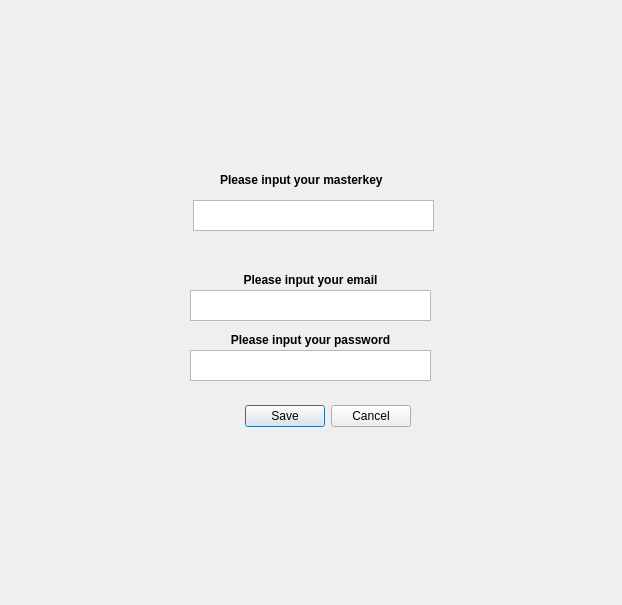
<?xml version="1.0" encoding="UTF-8"?>
<ui version="4.0">
 <class>Dialog</class>
 <widget class="QDialog" name="Dialog">
  <property name="geometry">
   <rect>
    <x>0</x>
    <y>0</y>
    <width>622</width>
    <height>605</height>
   </rect>
  </property>
  <property name="windowTitle">
   <string>Dialog</string>
  </property>
  <widget class="QDialogButtonBox" name="buttonBox">
   <property name="geometry">
    <rect>
     <x>220</x>
     <y>400</y>
     <width>191</width>
     <height>32</height>
    </rect>
   </property>
   <property name="orientation">
    <enum>Qt::Horizontal</enum>
   </property>
   <property name="standardButtons">
    <set>QDialogButtonBox::Cancel|QDialogButtonBox::Save</set>
   </property>
  </widget>
  <widget class="QLabel" name="label_2">
   <property name="geometry">
    <rect>
     <x>210</x>
     <y>270</y>
     <width>201</width>
     <height>20</height>
    </rect>
   </property>
   <property name="font">
    <font>
     <weight>75</weight>
     <bold>true</bold>
    </font>
   </property>
   <property name="text">
    <string>Please input your email</string>
   </property>
   <property name="alignment">
    <set>Qt::AlignCenter</set>
   </property>
  </widget>
  <widget class="QLabel" name="label_3">
   <property name="geometry">
    <rect>
     <x>210</x>
     <y>330</y>
     <width>201</width>
     <height>20</height>
    </rect>
   </property>
   <property name="font">
    <font>
     <weight>75</weight>
     <bold>true</bold>
    </font>
   </property>
   <property name="text">
    <string>Please input your password</string>
   </property>
   <property name="alignment">
    <set>Qt::AlignCenter</set>
   </property>
  </widget>
  <widget class="QTextEdit" name="textEdit_2">
   <property name="geometry">
    <rect>
     <x>190</x>
     <y>290</y>
     <width>241</width>
     <height>31</height>
    </rect>
   </property>
   <property name="inputMethodHints">
    <set>Qt::ImhNone</set>
   </property>
  </widget>
  <widget class="QTextEdit" name="textEdit">
   <property name="geometry">
    <rect>
     <x>193</x>
     <y>200</y>
     <width>241</width>
     <height>31</height>
    </rect>
   </property>
   <property name="inputMethodHints">
    <set>Qt::ImhNone</set>
   </property>
  </widget>
  <widget class="QLabel" name="label">
   <property name="geometry">
    <rect>
     <x>220</x>
     <y>170</y>
     <width>201</width>
     <height>20</height>
    </rect>
   </property>
   <property name="font">
    <font>
     <weight>75</weight>
     <bold>true</bold>
    </font>
   </property>
   <property name="text">
    <string>Please input your masterkey</string>
   </property>
  </widget>
  <widget class="QTextEdit" name="textEdit_3">
   <property name="geometry">
    <rect>
     <x>190</x>
     <y>350</y>
     <width>241</width>
     <height>31</height>
    </rect>
   </property>
   <property name="inputMethodHints">
    <set>Qt::ImhNone</set>
   </property>
  </widget>
 </widget>
 <resources/>
 <connections/>
</ui>
